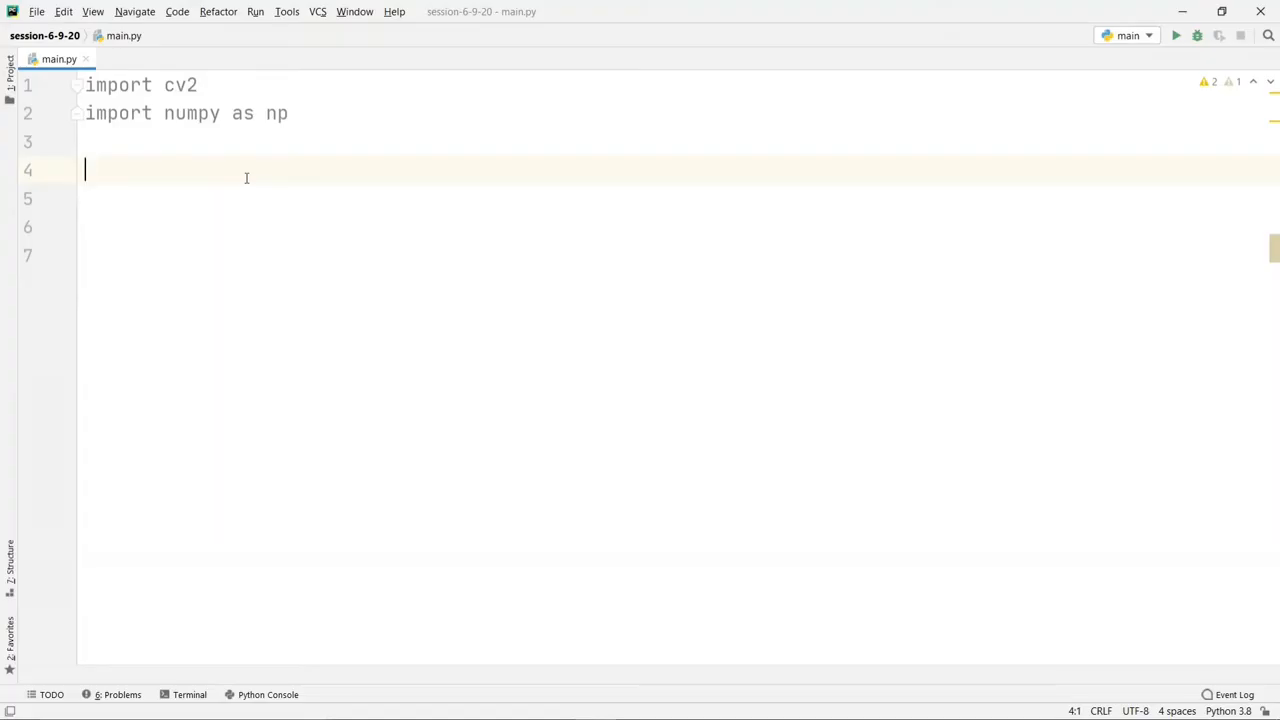
#> input picture frame 538 of onion-opencv-course/videos/part02.h264.mp4, 1280 x 720 px, given in place of the camera
$ python camera.py
#> lines starting #> are read from the running program, lines starting #| are printed output that depends on the picture; after the words box and inside, x2 and y2 are one past the last pixel; in counts of white or black regions, pixels touching at a corner belong together
#!/usr/bin/env python3
# -*- coding: utf-8 -*-
"""
=====================================================================
 camera.py - LIVE WEBCAM MODE (laptop camera, or a video file)
 Smart India Hackathon 2026 - Problem SIH26031
=====================================================================

WHAT IT DOES (simple words):
    Opens your laptop webcam and shows a LIVE preview.
    - Press SPACE (or c)  -> take a snapshot -> grader.py analyses it,
      the annotated result pops up in a second window and is saved
      in outputs/.
    - Press q (or ESC)    -> quit.

It can also play a VIDEO FILE and you can snapshot any frame
(useful for a "conveyor belt" demo video).

HOW TO RUN:
    python camera.py                    # live webcam
    python camera.py --source 1         # a 2nd camera (USB webcam)
    python camera.py --source my.mp4    # a video file instead
    python camera.py --coin-mm 23       # tell it the coin size
    python camera.py --auto 2           # AUTO mode: re-analyze every
                                        # 2 seconds - no keys needed!

NOTE: no coin menu here - put a real coin near the onions and pass
its size with --coin-mm (27 for Rs.10/Rs.2, 23 for Rs.5, 22 for Rs.1).
"""

import argparse
import time

import cv2

import grader


def overlay(frame, fps, message="", auto_left=None):
    """Small helper: draw FPS + help text on the live frame."""
    h = frame.shape[0]
    cv2.rectangle(frame, (0, h - 56), (frame.shape[1], h), (30, 30, 30), -1)
    if auto_left is not None:
        help_line = (f"FPS {fps:4.1f}   AUTO every {auto_left:.0f}s   "
                     "[SPACE]=analyze now  [q]=quit")
    else:
        help_line = f"FPS {fps:4.1f}   [SPACE/c]=snapshot  [q]=quit"
    cv2.putText(frame, help_line, (8, h - 34), cv2.FONT_HERSHEY_SIMPLEX,
                0.55, (255, 255, 255), 1, cv2.LINE_AA)
    if message:
        cv2.putText(frame, message, (8, h - 10), cv2.FONT_HERSHEY_SIMPLEX,
                    0.5, (80, 200, 255), 1, cv2.LINE_AA)
    return frame


def main():
    ap = argparse.ArgumentParser(description="Live onion grading camera")
    ap.add_argument("--source", default="0",
                    help="0 = webcam (default), 1 = second camera, "
                         "or a video file path like belt.mp4")
    ap.add_argument("--coin-mm", type=float, default=27.0,
                    help="diameter of the coin in the scene, in mm "
                         "(only used when a coin is actually detected)")
    ap.add_argument("--assume-mm", type=float, default=None,
                    help="no coin in the scene? assume this standard "
                         "onion diameter (default 55) - sizes are estimates")
    ap.add_argument("--auto", type=float, default=0,
                    help="AUTO mode: analyze every N seconds without "
                         "pressing any key (e.g. --auto 2). 0 = off")
    ap.add_argument("--out-dir", default="outputs")
    args = ap.parse_args()

    # webcam number or video file?
    src = int(args.source) if args.source.isdigit() else args.source
    cam = cv2.VideoCapture(src)
    if not cam.isOpened():
        raise SystemExit(f"Could not open camera/video source: {args.source!r}. "
                         "Try --source 1 or check the cable/permissions.")

    print("Live mode started. SPACE/c = snapshot + analyze, q = quit.")
    prev, fps, message = time.time(), 0.0, ""
    result_shown = None          # the annotated image currently on screen
    last_auto = time.time()      # for --auto mode

    # [6 lines left out: function show_counts, not called in this run]

    while True:
        ok, frame = cam.read()
#> frame is the input picture: shape (720, 1280, 3); mean B, G, R 250, 250.5, 250.6
        if not ok:                        # video file ended (or camera lost)
            print("Stream ended.")
            break
        frame = cv2.flip(frame, 1)        # mirror view feels natural
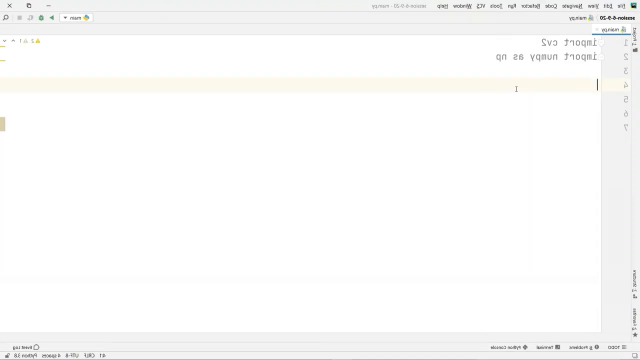
#> frame: shape (720, 1280, 3) (shown at 1/2 size); mean B, G, R 250, 250.5, 250.6

        now = time.time()
        fps = 0.9 * fps + 0.1 * (1.0 / max(now - prev, 1e-6))
        prev = now

        # AUTO mode: analyze every N seconds WITHOUT pressing any key
        auto_left = None
        if args.auto > 0:
            auto_left = args.auto - (now - last_auto)
            if auto_left <= 0:
                last_auto = now
                try:
                    # in-memory live path: no files, draws boxes itself
                    rep = grader.analyze_frame(frame.copy(),
                                               coin_mm=args.coin_mm,
                                               assume_mm=args.assume_mm)
                    result_shown = grader.make_annotated(rep, frame, None, None)
                    message = show_counts(rep)
                    print("auto:", message)
                except Exception as exc:
                    message = f"analysis failed: {exc}"
                    print("ERROR:", exc)

        live = overlay(frame.copy(), fps, message, auto_left)
#> in overlay, `cv2.rectangle(frame, (0, h - 56), (frame.shape[1], h), (30, 30, 30), -1)`:
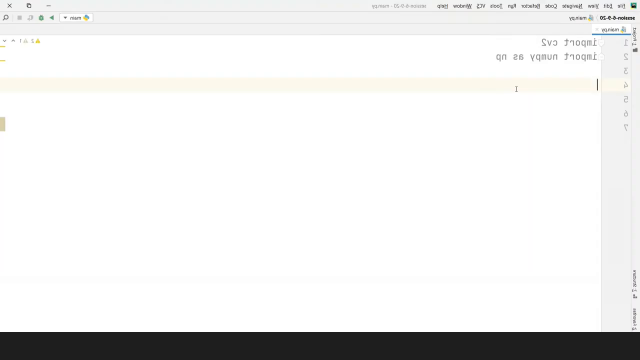
#> frame: shape (720, 1280, 3) (shown at 1/2 size); mean of channels 0, 1, 2 234, 234.5, 234.6; drawn as B, G, R
#> in overlay, `cv2.putText(frame, help_line, (8, h - 34), cv2.FONT_HERSHEY_SIMPLEX, 0..`:
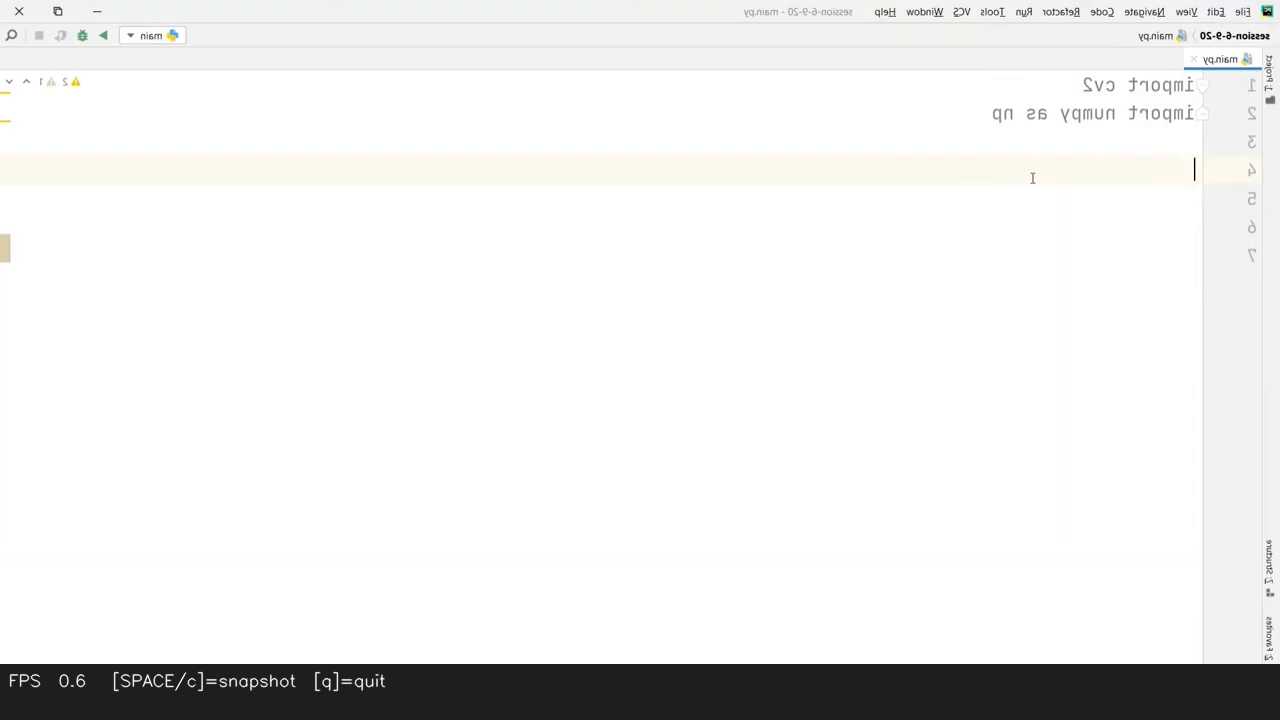
#> frame: shape (720, 1280, 3); 0.25% of pixels changed, all inside (x1, y1, x2, y2) = (9, 671, 386, 692); drawn as B, G, R
        cv2.imshow("Onion Grader - LIVE (SPACE=snapshot, q=quit)", live)
        if result_shown is not None:
            cv2.imshow("RESULT (press any key to close)", result_shown)

        key = cv2.waitKey(1) & 0xFF
#> (key q is pressed here)
        if key in (ord("q"), 27):         # q or ESC -> exit
            break
        if key in (ord(" "), ord("c")):   # SPACE or c -> snapshot!
            stamp = time.strftime("%Y%m%d-%H%M%S")
            snap_path = f"snapshot_{stamp}.jpg"
            cv2.imwrite(snap_path, frame)
            print(f"\nSnapshot saved: {snap_path}  -> analyzing...")
            try:
                rep = grader.analyze(snap_path, coin_mm=args.coin_mm,
                                     out_dir=args.out_dir,
                                     assume_mm=args.assume_mm)
                grader.print_report(rep)
                result_shown = cv2.imread(rep["files"][0])  # annotated image
                message = (f"#{stamp}: " + show_counts(rep))
            except Exception as exc:
                message = f"analysis failed: {exc}"
                print("ERROR:", exc)
        if result_shown is not None:
            # any key on the RESULT window closes it
            if cv2.getWindowProperty("RESULT (press any key to close)",
                                     cv2.WND_PROP_VISIBLE) < 1:
                result_shown = None

    cam.release()
    cv2.destroyAllWindows()


if __name__ == "__main__":
    main()

$ run again, starting later in the video
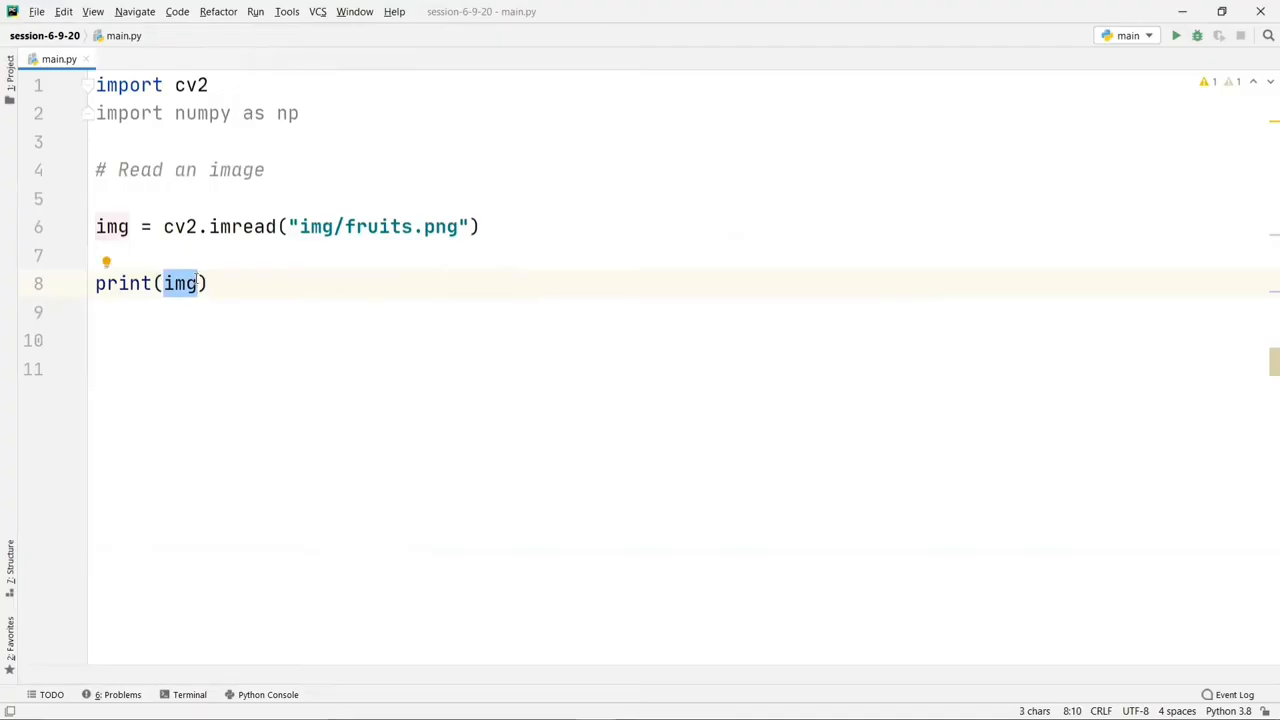
#> input picture frame 2423 of onion-opencv-course/videos/part02.h264.mp4, 1280 x 720 px, given in place of the camera
#> in main, frame is the input picture: shape (720, 1280, 3); mean B, G, R 249.5, 249.9, 249.8
#> in overlay, `cv2.rectangle(frame, (0, h - 56), (frame.shape[1], h), (30, 30, 30), -1)`:
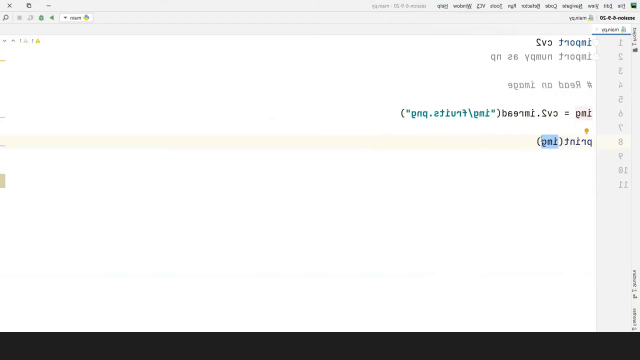
#> frame: shape (720, 1280, 3) (shown at 1/2 size); mean of channels 0, 1, 2 233.5, 233.9, 233.8; drawn as B, G, R
#> in overlay, `cv2.putText(frame, help_line, (8, h - 34), cv2.FONT_HERSHEY_SIMPLEX, 0..`:
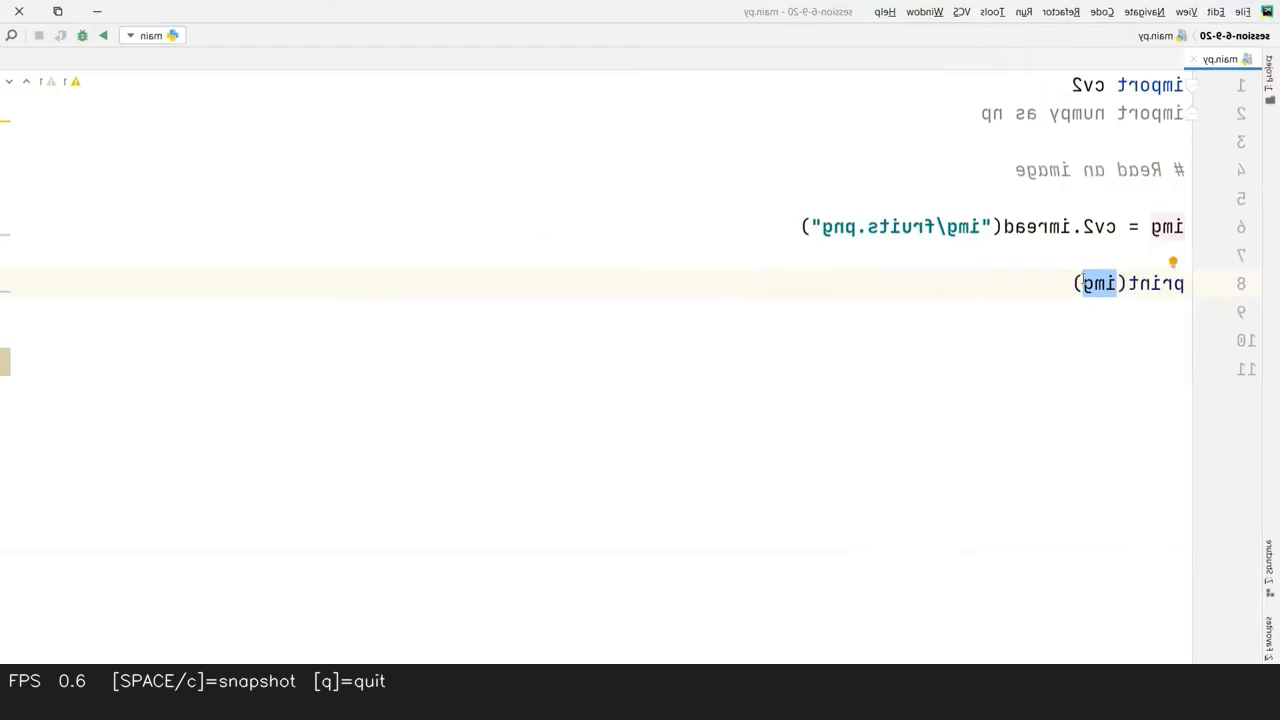
#> frame: shape (720, 1280, 3); 0.25% of pixels changed, all inside (x1, y1, x2, y2) = (9, 671, 386, 692); drawn as B, G, R

$ run again, starting later in the video
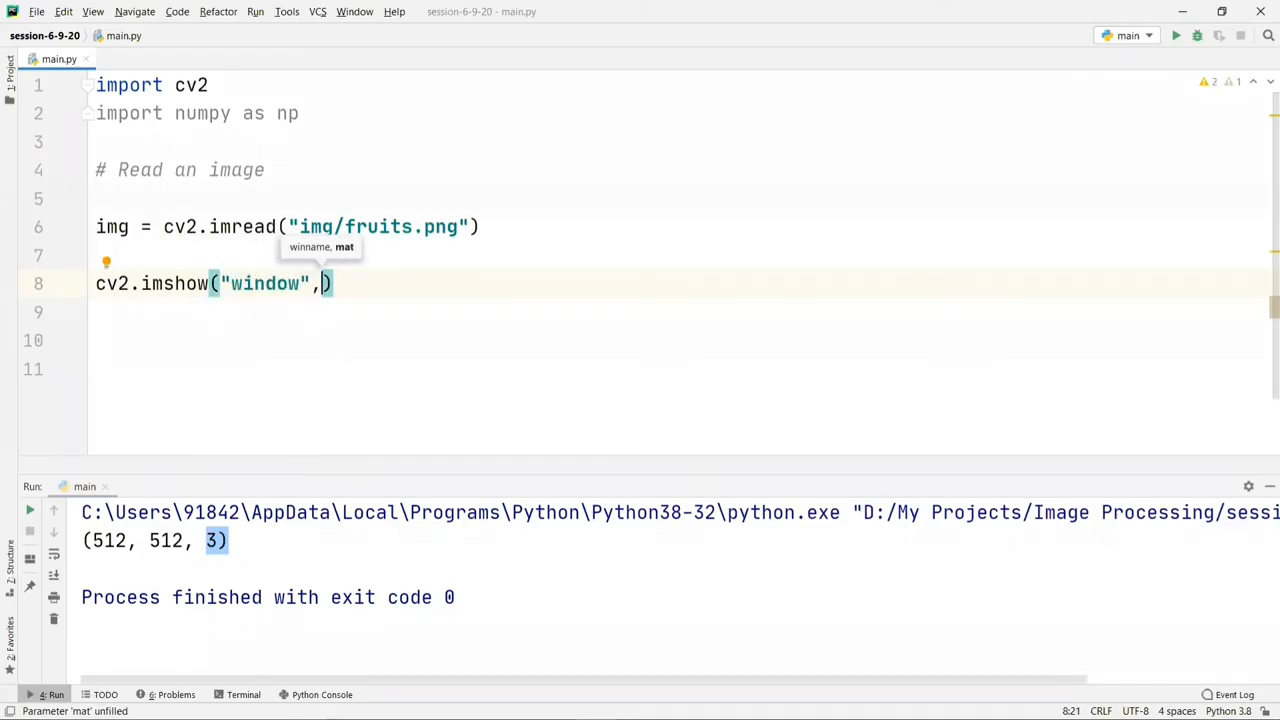
#> input picture frame 4308 of onion-opencv-course/videos/part02.h264.mp4, 1280 x 720 px, given in place of the camera
#> in main, frame is the input picture: shape (720, 1280, 3); mean B, G, R 246.6, 246.5, 246.4
#> in overlay, `cv2.rectangle(frame, (0, h - 56), (frame.shape[1], h), (30, 30, 30), -1)`:
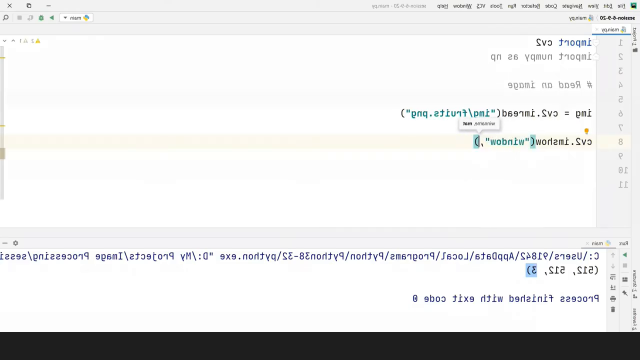
#> frame: shape (720, 1280, 3) (shown at 1/2 size); mean of channels 0, 1, 2 230.6, 230.6, 230.5; drawn as B, G, R
#> in overlay, `cv2.putText(frame, help_line, (8, h - 34), cv2.FONT_HERSHEY_SIMPLEX, 0..`:
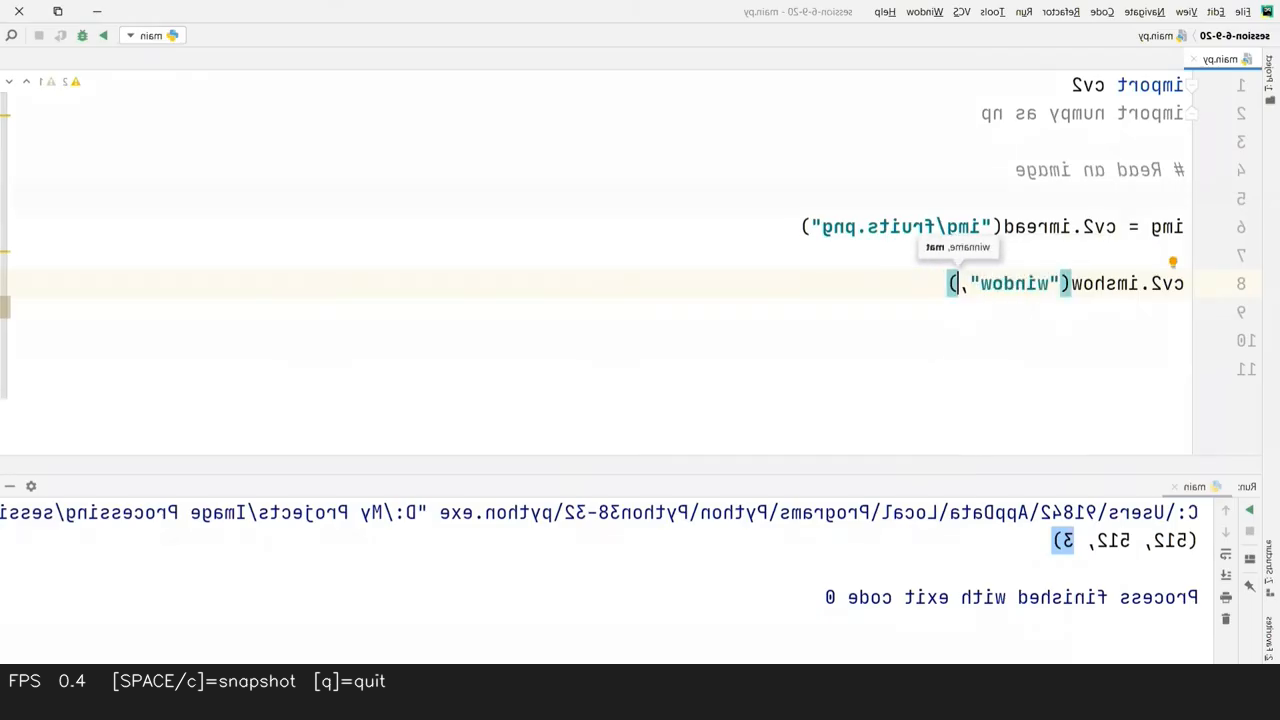
#> frame: shape (720, 1280, 3); 0.25% of pixels changed, all inside (x1, y1, x2, y2) = (9, 671, 386, 692); drawn as B, G, R
